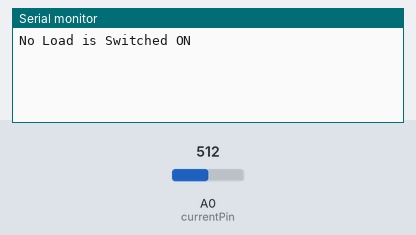
This sketch was run on a simulated Arduino Uno, built with avr-gcc and run on an emulated ATmega328P. Parts: the last lines printed to the serial monitor. Inputs (shaded band) come from the test bench; at power-on: A0 (currentPin) = 512.

Above: at 1.2 s.
1.3 s: A0 (currentPin) set to 529
At 3.3 s:
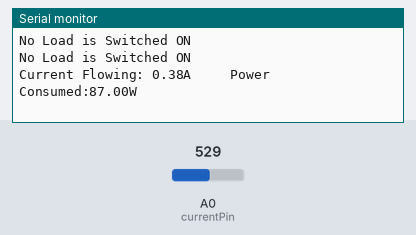
4.3 s: A0 (currentPin) set to 716
At 5.6 s:
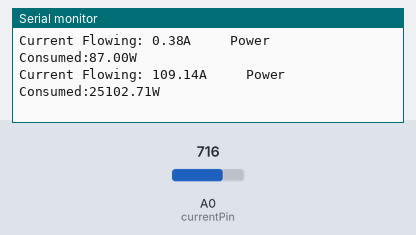

Measured:
- the behaviour switches between 514 and 515 on A0 (currentPin) (found by bisection; images 0 and 1)
- after the input at 1.3 s, the serial monitor: prints a new line after 1.1 s (image 1)
- after the input at 4.3 s, the serial monitor: prints a new line after 0.34 s (image 2)

The sketch:

AC03.ino
```cpp
const unsigned long sampleTime = 100000UL; // sample over 100ms, it is an exact number of cycles for both 50Hz and 60Hz mains
const unsigned long numSamples = 250UL;// choose the number of samples to divide sampleTime exactly, but low enough for the ADC to keep up
const unsigned long sampleInterval = sampleTime/numSamples;  // the sampling interval, must be longer than then ADC conversion time
const int adc_zero = 512; // relative digital zero of the arudino input from ACS712 (could make this a variable and auto-adjust it)
const int currentPin = 0;
//long milliSec = 0;
//long time = milliSec/1000;
void setup()
{
    Serial.begin(9600);
}

void loop()
{
    unsigned long currentAcc = 0;
    unsigned int count = 0;
    int sensorValue = 0;
    for (count = 0; count < numSamples; count++) {
        int adc_raw = analogRead(currentPin) - adc_zero;
        currentAcc += (unsigned long)(adc_raw * adc_raw);
        delayMicroseconds(sampleInterval);
    }
   /*
   The 50 for the conversion comes from solving for X, 5 V / X = .100 V / 1 A
   0.185 for 5A model, 0.100 For 20A Model, 0.066 for 30A Model
   Calculation:
   1) totalAmps = rms
   2) AmpHour =
   3) Watt = V*I.
   4) Energy = Watt*time/3600 //1 hour = 3600 sec

   */

    //float rms = sqrt((float)currentAcc/(float)numSamples) * (75.7575 / 1024.0); // For 30A Model
    //float rms = sqrt((float)currentAcc/(float)numSamples) * (50 / 1024.0); // For 20A Model
    float rms = sqrt((float)currentAcc/(float)numSamples) * (27 / 1024.0); // For 5A Model
    float rmsAcc = rms - 0.07; //subtract the stray value, It Will change for sensor to sensors.

    float power = 230 * (rmsAcc); // P= VI
    if((rmsAcc > 0)) {
        Serial.print("Current Flowing: ");
        Serial.print(rmsAcc);
        Serial.print("A     Power Consumed:");
        Serial.print(power);
        Serial.println("W");
    } else {
        Serial.println("No Load is Switched ON");
    }
    currentAcc = 0;
    delay(1000);
}
```
